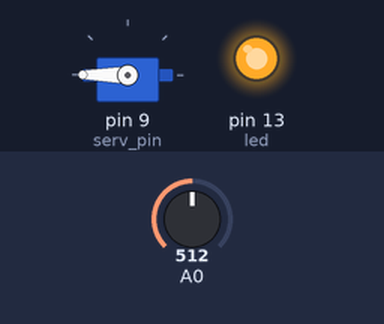
Recording of a sketch running on a simulated Arduino Uno, built with avr-gcc and run on an emulated ATmega328P. On the bench: servo, output pins drawn as LEDs (lit = HIGH). The inputs (shaded band) are chosen by the test bench; at power-on: A0 = 512. What the sketch prints to the serial monitor is not drawn.

Above: at 1.2 s.
1.3 s: A0 set to 172
3.0 s: A0 set to 145
At 4.2 s:
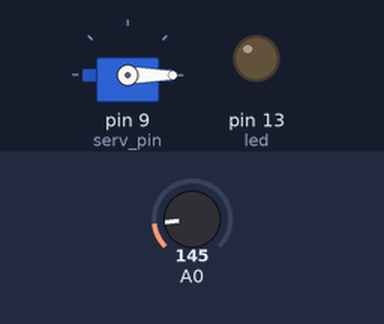
4.5 s: A0 set to 306
At 6.0 s:
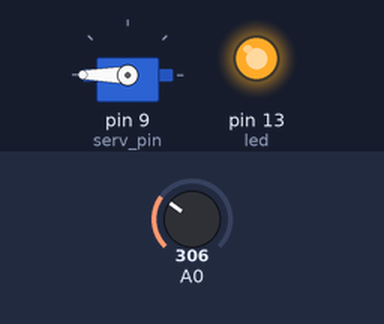
Timing chart, 0 to 7.5 s (numbered marks = the images above; inputs shaded):
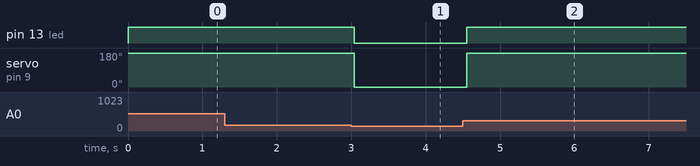

Measured:
- the behaviour switches between 160 and 159 on A0 (found by bisection; images 0 and 1)
- after the input at 1.3 s, every drawn part: stays the same
- after the input at 3.0 s, pin 13 (led): HIGH → LOW at once; servo on pin 9 (serv_pin): 180° → 0° at once
- after the input at 4.5 s, pin 13 (led): LOW → HIGH after 0.05 s; servo on pin 9 (serv_pin): 0° → 180° after 0.05 s

The sketch:

micro_servo.ino
```cpp
//attach library for Micro Servo
#include  <Servo.h>

//define the variables for temperature sensor, LED, socket for servo, servo position
//define the variables for voltage and celsium degrees
//define a servo control object
const int temp = 0;
const int led = 13;
const int serv_pin = 9;
int serv_pst;
float volt, celsius;
Servo serv;

//function take some int values(in our case it will be temperature) and return converted voltage
float get_vol(int pin){
return (analogRead(pin) * 0.004882814);
}

//attach serv to serv_pin value
void setup(){
  serv.attach(serv_pin);
  pinMode(led, OUTPUT);
  Serial.begin(9600);
}

//if degrees are lower or equal then 22 servo position on 0 and lights off
//if degrees are higher or equal then 35 servo position 180 and lights on
//output in serial monitor
void loop(){
  volt = get_vol(temp);
  celsius = (volt - 0.5) * 100.0;
  Serial.print(" Degrees in celsium: ");
  Serial.print(celsius);
  if (celsius <= 28){
    serv.write(0);
    digitalWrite(led, LOW);

  }else if (celsius >= 29){
    serv.write(180);
    digitalWrite(led, HIGH);
  }
}
```
